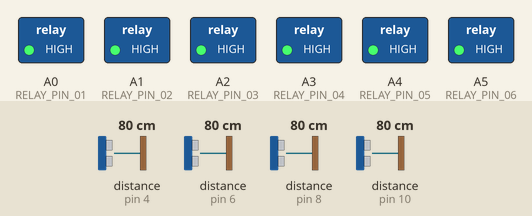
The sketch below on a simulated Arduino Uno, built with avr-gcc and run on an emulated ATmega328P. On the bench: switched loads named in the sketch (green lamp = pin HIGH). The inputs (shaded band) are chosen by the test bench; at power-on: distance to the obstacle (sensors on pin 4, pin 6, pin 8, pin 10) 80 cm. The echo pulse lasts 58.3 µs per cm.

Above: at 1.2 s.
1.3 s: distance to the obstacle (sensor on pin 4) set to 16 cm
2.8 s: distance to the obstacle (sensor on pin 4) set to 13 cm
At 4.0 s:
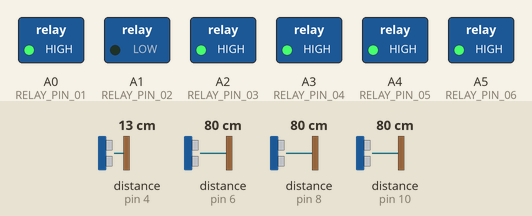
4.3 s: distance to the obstacle (sensor on pin 6) set to 16 cm
7.3 s: distance to the obstacle (sensor on pin 6) set to 13 cm
At 8.3 s:
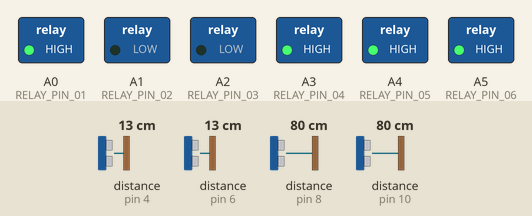
10.3 s: distance to the obstacle (sensor on pin 8) set to 17 cm
11.8 s: distance to the obstacle (sensor on pin 8) set to 13 cm
At 12.8 s:
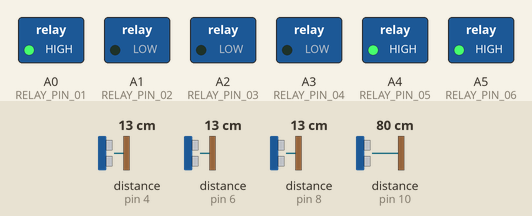
Timing chart, 0 to 15.8 s (numbered marks = the images above; inputs shaded):
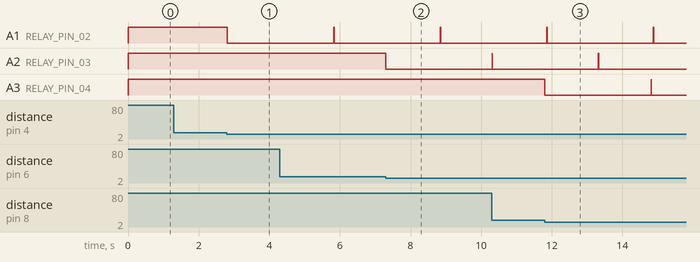

Measured:
- the behaviour switches between 15 and 14 cm on distance to the obstacle (sensor on pin 4) (found by bisection; images 0 and 1)
- the behaviour switches between 15 and 14 cm on distance to the obstacle (sensor on pin 6) (found by bisection; images 1 and 2)
- the behaviour switches between 15 and 14 cm on distance to the obstacle (sensor on pin 8) (found by bisection; images 2 and 3)
- after the input at 1.3 s, every drawn part: stays the same
- after the input at 2.8 s, A1 (RELAY_PIN_02): HIGH → LOW at once
- after the input at 7.3 s, A2 (RELAY_PIN_03): HIGH → LOW at once
- after the input at 11.8 s, A3 (RELAY_PIN_04): HIGH → LOW at once, → HIGH 3.0 s later, → LOW 0.01 s later

The sketch:

torneira_automatica.ino
```cpp
#include <Ultrasonic.h>

//----------------------------- Variáveis de funcionamento dos sensores -------------------------------
//sensores de distancia
bool presence_01 = LOW;              // flag de detecção sensor (sensor ultrasonico)
bool presence_02 = LOW;              // flag de detecção sensor (sensor ultrasonico)
bool presence_03 = LOW;              // flag de detecção sensor (sensor ultrasonico)
bool presence_04 = LOW;              // flag de detecção sensor (sensor ultrasonico)
bool presence_05 = LOW;              // flag de detecção sensor (sensor ultrasonico)
bool presence_06 = LOW;              // flag de detecção sensor (sensor ultrasonico)

unsigned long tempo_torneira_01_aberta = 0; // Variavel para armazenar o tempo da torneira 01 aberta
unsigned long tempo_torneira_02_aberta = 0; // Variavel para armazenar o tempo da torneira 02 aberta
unsigned long tempo_torneira_03_aberta = 0; // Variavel para armazenar o tempo da torneira 03 aberta
unsigned long tempo_torneira_04_aberta = 0; // Variavel para armazenar o tempo da torneira 04 aberta
unsigned long tempo_torneira_05_aberta = 0; // Variavel para armazenar o tempo da torneira 05 aberta
unsigned long tempo_torneira_06_aberta = 0; // Variavel para armazenar o tempo da torneira 06 aberta

byte limite_detect = 15;             // limite de detecção em cm (sensor ultrasonico)

//---------------------------------------- CONFIGURAÇÃO DE HARDWARE ---------------------------------------
//sensor de distancia
#define ECHO_PIN_01       2
#define TRIGGER_PIN_01    3

#define ECHO_PIN_02       4
#define TRIGGER_PIN_02    5

#define ECHO_PIN_03       6
#define TRIGGER_PIN_03    7

#define ECHO_PIN_04       8
#define TRIGGER_PIN_04    9

#define ECHO_PIN_05       10
#define TRIGGER_PIN_05    11

#define ECHO_PIN_06       12
#define TRIGGER_PIN_06    13

//relé acionamento
#define RELAY_PIN_01 A0
bool estado_rele_01 = HIGH;         //estado LOW aciona o relé

#define RELAY_PIN_02 A1
bool estado_rele_02 = HIGH;         //estado LOW aciona o relé

#define RELAY_PIN_03 A2
bool estado_rele_03 = HIGH;         //estado LOW aciona o relé

#define RELAY_PIN_04 A3
bool estado_rele_04 = HIGH;         //estado LOW aciona o relé

#define RELAY_PIN_05 A4
bool estado_rele_05 = HIGH;         //estado LOW aciona o relé

#define RELAY_PIN_06 A5
bool estado_rele_06 = HIGH;         //estado LOW aciona o relé

#define TEMPO_ACIONAMENTO 3000     //tempo de acionamento em ms

//---------------------------------------- CONSTRUTORES -------------------------------------------------------
Ultrasonic sensor_dist_01(TRIGGER_PIN_01, ECHO_PIN_01);
Ultrasonic sensor_dist_02(TRIGGER_PIN_02, ECHO_PIN_02);
Ultrasonic sensor_dist_03(TRIGGER_PIN_03, ECHO_PIN_03);
Ultrasonic sensor_dist_04(TRIGGER_PIN_04, ECHO_PIN_04);
Ultrasonic sensor_dist_05(TRIGGER_PIN_05, ECHO_PIN_05);
Ultrasonic sensor_dist_06(TRIGGER_PIN_06, ECHO_PIN_06);

//---------------------------------------- SETUP DO PROGRAMA ----------------------------------------------------
void setup()
{
  Serial.begin(9600);
  pinMode(RELAY_PIN_01, OUTPUT);                //Define o pino para o rele como saida
  digitalWrite(RELAY_PIN_01, estado_rele_01);   //Desliga o rele

  pinMode(RELAY_PIN_02, OUTPUT);                //Define o pino para o rele como saida
  digitalWrite(RELAY_PIN_02, estado_rele_02);   //Desliga o rele

  pinMode(RELAY_PIN_03, OUTPUT);                //Define o pino para o rele como saida
  digitalWrite(RELAY_PIN_03, estado_rele_03);   //Desliga o rele

  pinMode(RELAY_PIN_04, OUTPUT);                //Define o pino para o rele como saida
  digitalWrite(RELAY_PIN_04, estado_rele_04);   //Desliga o rele

  pinMode(RELAY_PIN_05, OUTPUT);                //Define o pino para o rele como saida
  digitalWrite(RELAY_PIN_05, estado_rele_05);   //Desliga o rele

  pinMode(RELAY_PIN_06, OUTPUT);                //Define o pino para o rele como saida
  digitalWrite(RELAY_PIN_06, estado_rele_06);   //Desliga o rele

}

void loop()
{
  //torneira_01();
  torneira_02();
  torneira_03();
  torneira_04();
  torneira_05();
  //torneira_06();


  //debug();
  //teste_saidas();
}

//---------------------------------------- FUNÇÕES DO PROGRAMA ----------------------------------------------------

void teste_saidas()
{
  digitalWrite(RELAY_PIN_01, LOW); delay(500);
  digitalWrite(RELAY_PIN_02, LOW); delay(500);
  digitalWrite(RELAY_PIN_03, LOW); delay(500);
  digitalWrite(RELAY_PIN_04, LOW); delay(500);
  digitalWrite(RELAY_PIN_05, LOW); delay(500);
  digitalWrite(RELAY_PIN_06, LOW); delay(500);

  digitalWrite(RELAY_PIN_01, HIGH); digitalWrite(RELAY_PIN_02, HIGH);
  digitalWrite(RELAY_PIN_03, HIGH); digitalWrite(RELAY_PIN_04, HIGH);
  digitalWrite(RELAY_PIN_05, HIGH); digitalWrite(RELAY_PIN_06, HIGH);
  delay(500);
}


void torneira_01()
{
  // checando sensor de distancia 01
  float dist_cm_01; long microsec_01 = sensor_dist_01.timing();
  dist_cm_01 = sensor_dist_01.convert(microsec_01, Ultrasonic::CM);

  //Verifica se há presença e aciona o relé em caso positivo
  if (dist_cm_01 < limite_detect && presence_01 == LOW)
  {
      digitalWrite(RELAY_PIN_01, !estado_rele_01);   //Liga o rele
      tempo_torneira_01_aberta = millis();
      presence_01 = HIGH;
  }

  //Mantém o relé acionado pelo tempo determinado e depois desliga o relé
  if (presence_01 && (millis() - tempo_torneira_01_aberta >= TEMPO_ACIONAMENTO))
  {
      digitalWrite(RELAY_PIN_01, estado_rele_01);   //Desliga o rele
      tempo_torneira_01_aberta = millis();
      presence_01 = LOW;
  }
}

void torneira_02()
{
  // checando sensor de distancia 01
  float dist_cm_02; long microsec_02 = sensor_dist_02.timing();
  dist_cm_02 = sensor_dist_02.convert(microsec_02, Ultrasonic::CM);

  //Verifica se há presença e aciona o relé em caso positivo
  if (dist_cm_02 < limite_detect && presence_02 == LOW)
  {
      digitalWrite(RELAY_PIN_02, !estado_rele_02);   //Liga o rele
      tempo_torneira_02_aberta = millis();
      presence_02 = HIGH;
  }

  //Mantém o relé acionado pelo tempo determinado e depois desliga o relé
  if (presence_02 && (millis() - tempo_torneira_02_aberta >= TEMPO_ACIONAMENTO))
  {
      digitalWrite(RELAY_PIN_02, estado_rele_02);   //Desliga o rele
      tempo_torneira_02_aberta = millis();
      presence_02 = LOW;
  }
}

void torneira_03()
{
  // checando sensor de distancia 03
  float dist_cm_03; long microsec_03 = sensor_dist_03.timing();
  dist_cm_03 = sensor_dist_03.convert(microsec_03, Ultrasonic::CM);

  //Verifica se há presença e aciona o relé em caso positivo
  if (dist_cm_03 < limite_detect && presence_03 == LOW)
  {
      digitalWrite(RELAY_PIN_03, !estado_rele_03);   //Liga o rele
      tempo_torneira_03_aberta = millis();
      presence_03 = HIGH;
  }

  //Mantém o relé acionado pelo tempo determinado e depois desliga o relé
  if (presence_03 && (millis() - tempo_torneira_03_aberta >= TEMPO_ACIONAMENTO))
  {
      digitalWrite(RELAY_PIN_03, estado_rele_03);   //Desliga o rele
      tempo_torneira_03_aberta = millis();
      presence_03 = LOW;
  }
}

void torneira_04()
{
  // checando sensor de distancia 4
  float dist_cm_04; long microsec_04 = sensor_dist_04.timing();
  dist_cm_04 = sensor_dist_04.convert(microsec_04, Ultrasonic::CM);

  //Verifica se há presença e aciona o relé em caso positivo
  if (dist_cm_04 < limite_detect && presence_04 == LOW)
  {
      digitalWrite(RELAY_PIN_04, !estado_rele_04);   //Liga o rele
      tempo_torneira_04_aberta = millis();
      presence_04 = HIGH;
  }

  //Mantém o relé acionado pelo tempo determinado e depois desliga o relé
  if (presence_04 && (millis() - tempo_torneira_04_aberta >= TEMPO_ACIONAMENTO))
  {
      digitalWrite(RELAY_PIN_04, estado_rele_04);   //Desliga o rele
      tempo_torneira_04_aberta = millis();
      presence_04 = LOW;
  }
}

void torneira_05()
{
  // checando sensor de distancia 05
  float dist_cm_05; long microsec_05 = sensor_dist_05.timing();
  dist_cm_05 = sensor_dist_05.convert(microsec_05, Ultrasonic::CM);

  //Verifica se há presença e aciona o relé em caso positivo
  if (dist_cm_05 < limite_detect && presence_05 == LOW)
  {
      digitalWrite(RELAY_PIN_05, !estado_rele_05);   //Liga o rele
      tempo_torneira_05_aberta = millis();
      presence_05 = HIGH;
  }

  //Mantém o relé acionado pelo tempo determinado e depois desliga o relé
  if (presence_05 && (millis() - tempo_torneira_05_aberta >= TEMPO_ACIONAMENTO))
  {
      digitalWrite(RELAY_PIN_05, estado_rele_05);   //Desliga o rele
      tempo_torneira_05_aberta = millis();
      presence_05 = LOW;
  }
}

void torneira_06()
{
  // checando sensor de distancia 06
  float dist_cm_06; long microsec_06 = sensor_dist_06.timing();
  dist_cm_06 = sensor_dist_06.convert(microsec_06, Ultrasonic::CM);

  //Verifica se há presença e aciona o relé em caso positivo
  if (dist_cm_06 < limite_detect && presence_06 == LOW)
  {
      digitalWrite(RELAY_PIN_06, !estado_rele_06);   //Liga o rele
      tempo_torneira_06_aberta = millis();
      presence_06 = HIGH;
  }

  //Mantém o relé acionado pelo tempo determinado e depois desliga o relé
  if (presence_06 && (millis() - tempo_torneira_06_aberta >= TEMPO_ACIONAMENTO))
  {
      digitalWrite(RELAY_PIN_06, estado_rele_06);   //Desliga o rele
      tempo_torneira_06_aberta = millis();
      presence_06 = LOW;
  }
}

void debug()
{
  Serial.print("Presenca sensor 1: ");Serial.println(presence_01);
  if (presence_01) Serial.println("Torneira 01 Aberta! 1111111111111111111111111111111111111111");

  Serial.print("Presenca sensor 2: ");Serial.println(presence_02);
  if (presence_02) Serial.println("Torneira 02 Aberta! 2222222222222222222222222222222222222222");

  Serial.print("Presenca sensor 3: ");Serial.println(presence_03);
  if (presence_01) Serial.println("Torneira 03 Aberta! 3333333333333333333333333333333333333333");

  Serial.print("Presenca sensor 4: ");Serial.println(presence_04);
  if (presence_04) Serial.println("Torneira 04 Aberta! 4444444444444444444444444444444444444444");

  Serial.print("Presenca sensor 5: ");Serial.println(presence_05);
  if (presence_05) Serial.println("Torneira 05 Aberta! 5555555555555555555555555555555555555555");

  Serial.print("Presenca sensor 6: ");Serial.println(presence_06);
  if (presence_06) Serial.println("Torneira 06 Aberta! 6666666666666666666666666666666666666666");

}
```
